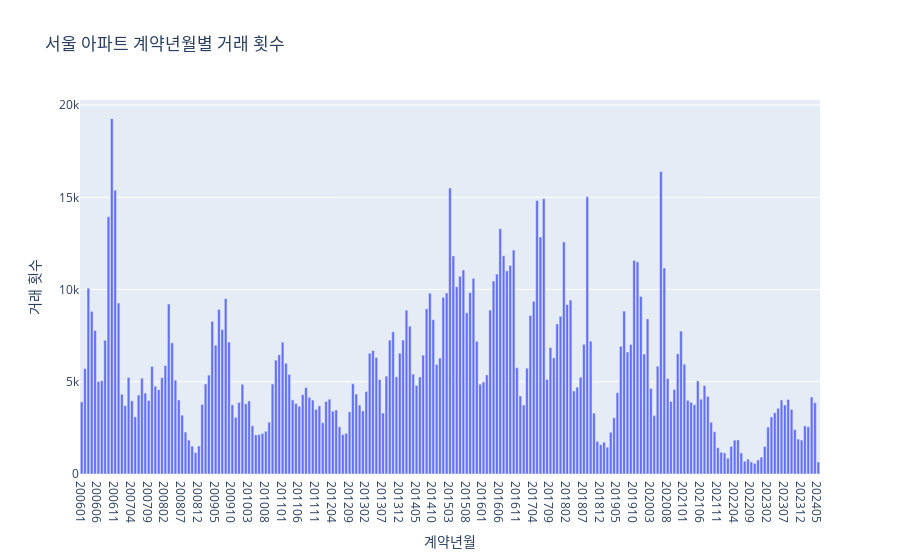

Here is the notebook cell this chart was saved with:
### Code cell
transactions.index = transactions.index.astype(str)

fig = px.bar(
    transactions,
    x=transactions.index,
    y=transactions.values,
    title='서울 아파트 계약년월별 거래 횟수',
    labels={'x': '계약년월', 'y': '거래 횟수'}
)
fig.show()

### Figure 1 — Plotly figure (JSON) as saved in the notebook; plotly's stock layout.template omitted (floating-point values rounded to 4 significant figures; data arrays with more than 128 entries replaced by an {"elided": "..."} marker saying what was removed)
{"data": [{"hovertemplate": "계약년월=%{x}<br>거래 횟수=%{y}<extra></extra>", "legendgroup": "", "marker": {"color": "#636efa", "pattern": {"shape": ""}}, "name": "", "orientation": "v", "showlegend": false, "textposition": "auto", "type": "bar", "x": {"elided": "221 str values"}, "xaxis": "x", "y": {"elided": "221 int values"}, "yaxis": "y"}], "layout": {"barmode": "relative", "legend": {"tracegroupgap": 0}, "title": {"text": "서울 아파트 계약년월별 거래 횟수"}, "xaxis": {"anchor": "y", "domain": [0, 1], "title": {"text": "계약년월"}}, "yaxis": {"anchor": "x", "domain": [0, 1], "title": {"text": "거래 횟수"}}}}
